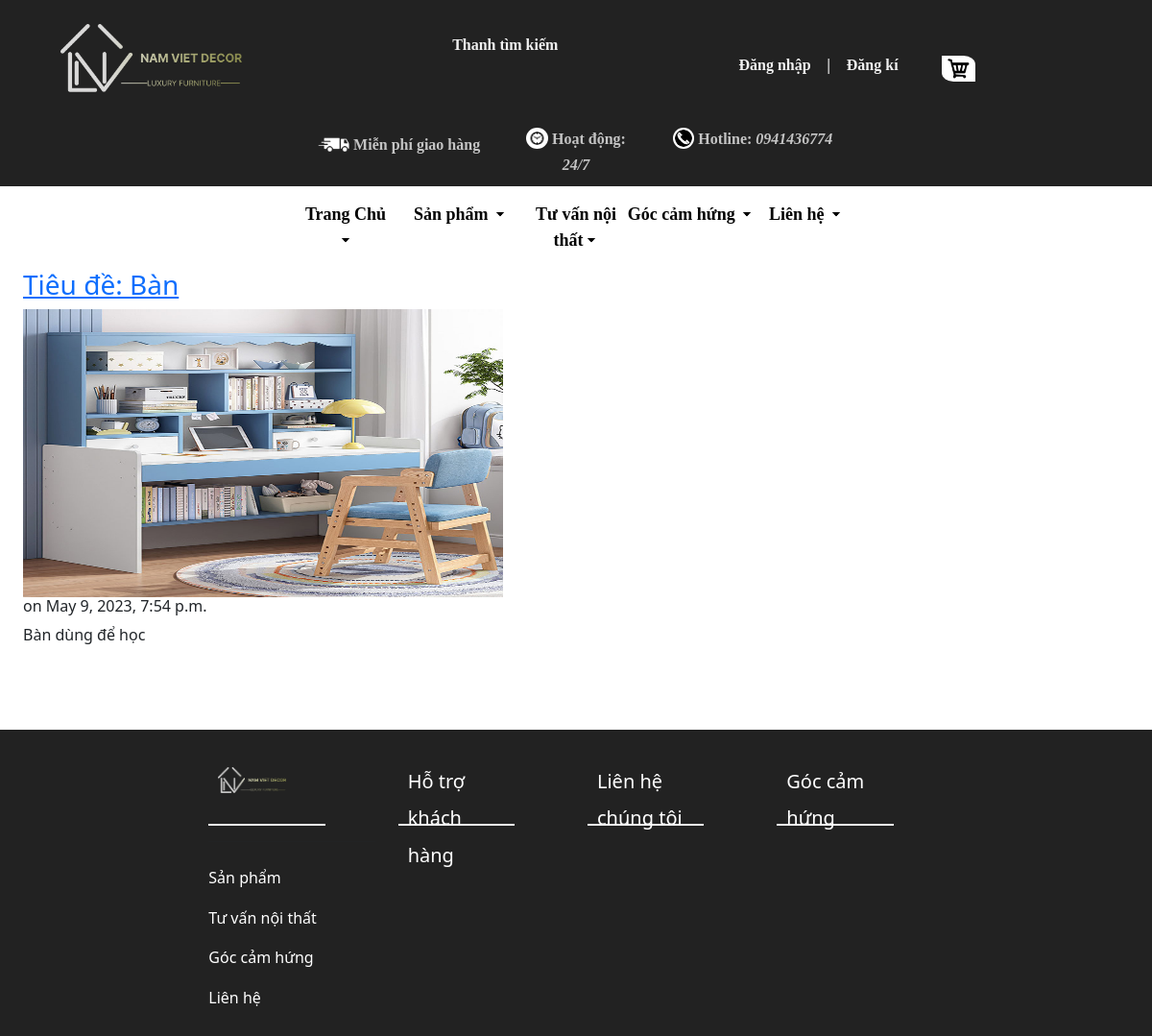
Page /blog/7/ on the committed database.
### blog/models.py (models this page shows, shortened)
class Post(models.Model):
    title = models.CharField(max_length=100)
    body = models.TextField()
    date = models.DateTimeField(auto_now_add=True)
    image = models.ImageField(upload_to='media', null=True)

### blog/templates/blog/post.html (shortened to what this page needs)
{% extends "pages/base.html" %}
{% block content %}
<h3><a href='{% url "post" post.id %}'>{{post.title}}</a></h3>
<img src="{{post.image.url}}" width="500px" height="300px"/>
<h6>on {{post.date}}</h6>
{{post.body|safe|linebreaks}}
{% endblock %}

### home/static/css/body.css (style rules this page uses)
html, body { height: 100%; }

### rows in the picture
Post: title "Tiêu đề: Bàn", image (picture), date "May 9, 2023, 7:54 p.m.", body "Bàn dùng để học"
